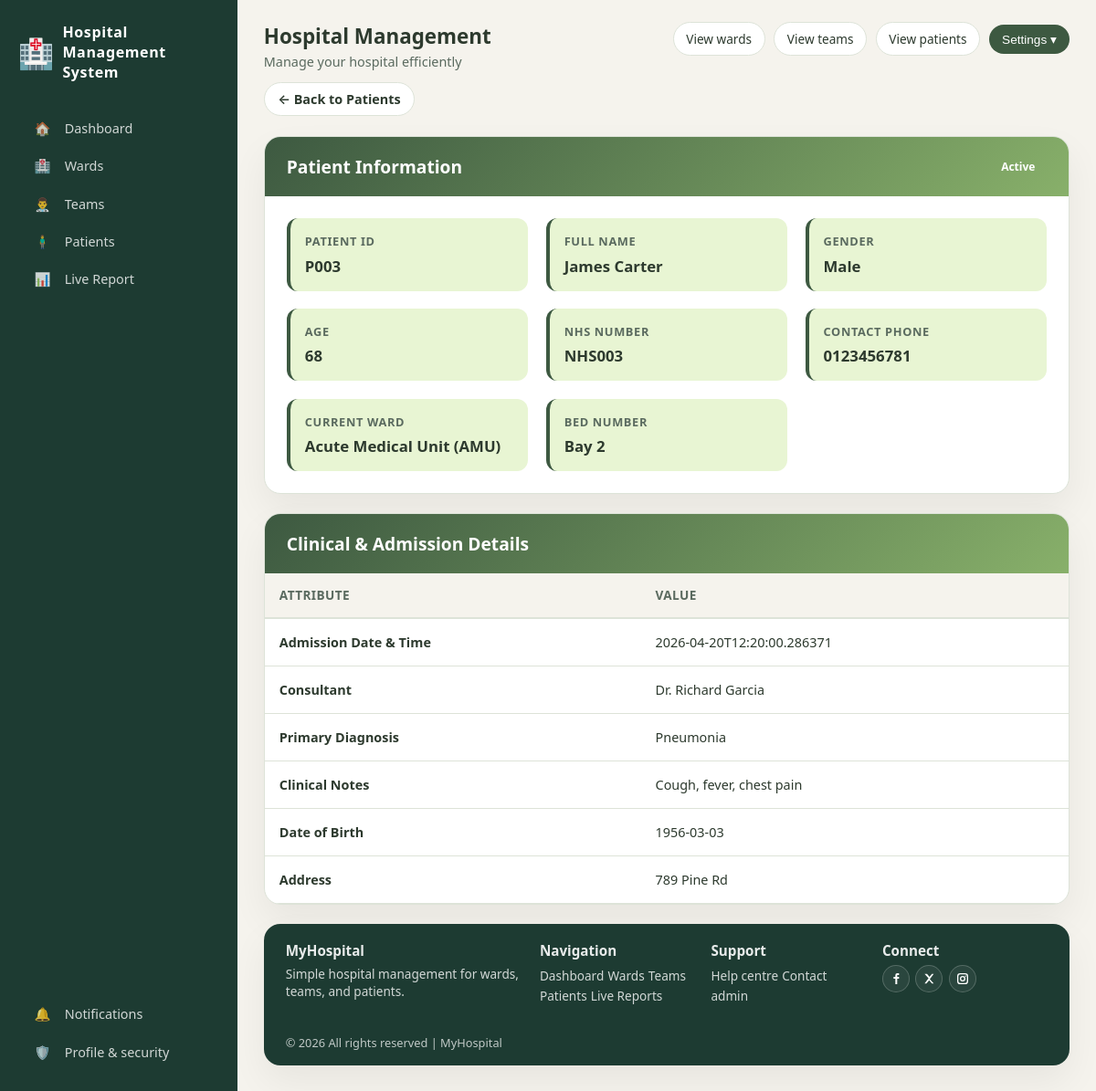
Page /patients/3 (signed in) on the committed database.
### tables this page shows
CREATE TABLE patients (
            id INTEGER PRIMARY KEY AUTOINCREMENT,
            name TEXT NOT NULL,
            dob TEXT,
            age INTEGER,
            gender TEXT,
            nhs_number TEXT,
            phone TEXT,
            address TEXT,
            admission_datetime TEXT NOT NULL,
            ward_id INTEGER,
            bed TEXT NOT NULL,
            doctor_id INTEGER,
            diagnosis TEXT NOT NULL,
            notes TEXT,
            status TEXT DEFAULT 'Active',
            discharged_at TIMESTAMP,
            created_at TIMESTAMP DEFAULT CURRENT_TIMESTAMP,
            FOREIGN KEY (ward_id) REFERENCES wards (id),
            FOREIGN KEY (doctor_id) REFERENCES doctors (id)
        );

CREATE TABLE wards (
            id INTEGER PRIMARY KEY AUTOINCREMENT,
            name TEXT NOT NULL,
            code TEXT,
            type TEXT,
            capacity INTEGER NOT NULL,
            occupied INTEGER DEFAULT 0,
            lead_consultant TEXT,
            status TEXT DEFAULT 'active',
            gender_type TEXT DEFAULT 'Mixed',
            created_at TIMESTAMP DEFAULT CURRENT_TIMESTAMP
        );

CREATE TABLE doctors (
            id INTEGER PRIMARY KEY AUTOINCREMENT,
            name TEXT NOT NULL,
            specialty TEXT NOT NULL,
            grade TEXT DEFAULT 'Consultant',
            on_duty BOOLEAN DEFAULT 1,
            team_id INTEGER,
            ward_id INTEGER,
            pager TEXT,
            email TEXT,
            created_at TIMESTAMP DEFAULT CURRENT_TIMESTAMP,
            FOREIGN KEY (team_id) REFERENCES teams (id),
            FOREIGN KEY (ward_id) REFERENCES wards (id)
        );

### app.py (the view)
@app.route("/patients/<int:patient_id>")
@login_required
def patient_detail(patient_id):
    conn = get_db_connection()
    patient = conn.execute(
        """
        SELECT p.*, w.name as ward_name, d.name as doctor_name
        FROM patients p
        LEFT JOIN wards w ON p.ward_id = w.id
        LEFT JOIN doctors d ON p.doctor_id = d.id
        WHERE p.id = ?
        """, (patient_id,)
    ).fetchone()
    treatments = conn.execute(
        "SELECT * FROM treatments WHERE patient_id = ? ORDER BY date DESC",
        (patient_id,)
    ).fetchall()
    conn.close()
    if patient is None:
        return redirect(url_for("patients_page"))
    return render_template("patient-detail.html", patient=patient, treatments=treatments)

### app.py (called while the page is built)
@app.context_processor
def inject_user():
    return dict(user_role=session.get('role'), user_id=session.get('user_id'))

def login_required(f):
    @wraps(f)
    def decorated(*args, **kwargs):
        if not session.get("user_id"):
            return redirect(url_for("login_page"))
        return f(*args, **kwargs)
    return decorated

def get_db_connection():
    conn = sqlite3.connect(DATABASE_PATH)
    conn.row_factory = sqlite3.Row
    return conn

### templates/patient-detail.html (shortened to what this page needs)
{% extends "base.html" %}
{% block extra_css %}
<link rel="stylesheet" href="/static/css/patient-detail.css">
{% endblock %}
{% block content %}
<div class="top-left-row">
  <a href="/patients" class="back-btn">← Back to Patients</a>
</div>
<br>
<section class="content-section">
  <div class="info-card">
    <div class="info-card-header">
      <h2>Patient Information</h2>
      <span class="status-badge {{ patient.status|lower }}">{{ patient.status }}</span>
    </div>
    <div class="patient-info-grid">
      <div class="info-item">
        <span class="info-label">Patient ID</span>
        <span class="info-value">P{{ "%03d"|format(patient.id) }}</span>
      </div>
      <div class="info-item">
        <span class="info-label">Full Name</span>
        <span class="info-value">{{ patient.name }}</span>
      </div>
      <div class="info-item">
        <span class="info-label">Gender</span>
        <span class="info-value">{{ patient.gender }}</span>
      </div>
      <div class="info-item">
        <span class="info-label">Age</span>
        <span class="info-value">{{ patient.age }}</span>
      </div>
      <div class="info-item">
        <span class="info-label">NHS Number</span>
        <span class="info-value">{{ patient.nhs_number or 'Not recorded' }}</span>
      </div>
      <div class="info-item">
        <span class="info-label">Contact Phone</span>
        <span class="info-value">{{ patient.phone or 'Not provided' }}</span>
      </div>
      <div class="info-item">
        <span class="info-label">Current Ward</span>
        <span class="info-value">{{ patient.ward_name or 'Unassigned' }}</span>
      </div>
      <div class="info-item">
        <span class="info-label">Bed Number</span>
        <span class="info-value">{{ patient.bed }}</span>
      </div>
    </div>
  </div>
</section>
<section class="content-section">
  <div class="data-card">
    <div class="data-card-header">
      <h2>Clinical & Admission Details</h2>
    </div>
    <div class="table-wrapper">
      <table class="data-table">
        <thead>
          <tr>
            <th>Attribute</th>
            <th>Value</th>
          </tr>
        </thead>
        <tbody>
          <tr>
            <td><strong>Admission Date & Time</strong></td>
            <td>{{ patient.admission_datetime }}</td>
          </tr>
          <tr>
            <td><strong>Consultant</strong></td>
            <td>{{ patient.doctor_name or 'Unassigned' }}</td>
          </tr>
          <tr>
            <td><strong>Primary Diagnosis</strong></td>
            <td>{{ patient.diagnosis }}</td>
          </tr>
          <tr>
            <td><strong>Clinical Notes</strong></td>
            <td>{{ patient.notes or 'No clinical notes recorded.' }}</td>
          </tr>
          <tr>
            <td><strong>Date of Birth</strong></td>
            <td>{{ patient.dob or 'Not recorded' }}</td>
          </tr>
          <tr>
            <td><strong>Address</strong></td>
            <td>{{ patient.address or 'Not recorded' }}</td>
          </tr>
        </tbody>
      </table>
    </div>
  </div>
</section>
{% endblock %}

### static/css/base.css (style rules this page uses)
* { box-sizing: border-box; }
html[data-theme="light"] { --bg-page: #f5f3ed; --bg-main: #ffffff; --bg-hero: #e8f5d3; --bg-feature: #f5f3ed; --bg-card: #ffffff; --bg-sidebar: #1d3b32; --bg-pill: #d9edcf; --text-main: #2d3a2e; --text-muted: #5a6a5f; --text-invert: #ffffff; --accent: #3d5941; --accent-soft: #6c8f5f; --accent-pill: #325037; --border-subtle: #dde3d8; --shadow-soft: 0 18px 40px rgba(0, 0, 0, 0.06); }
html, body { margin: 0; padding: 0; height: 100%; overflow: hidden; font-family: system-ui, -apple-system, BlinkMacSystemFont, "Segoe UI", sans-serif; background: var(--bg-page); color: var(--text-main); }
.top-left-row { display: flex; align-items: center; gap: 0.8rem; }

### static/css/patient-detail.css (style rules this page uses)
.back-btn { padding: 0.5rem 0.9rem; border-radius: 999px; background: var(--bg-main); border: 1px solid var(--border-subtle); color: var(--text-main); text-decoration: none; font-size: 0.9rem; font-weight: 600; transition: all 0.2s; }
.content-section { margin-bottom: 1.3rem; }
.info-card { background: var(--bg-card); border-radius: 18px; box-shadow: var(--shadow-soft); border: 1px solid var(--border-subtle); overflow: hidden; }
.info-card-header { padding: 1.2rem 1.5rem; background: linear-gradient(135deg, #3d5941, #88b06a); color: white; display: flex; justify-content: space-between; align-items: center; }
.info-card-header h2 { margin: 0; font-size: 1.2rem; }
.patient-info-grid { display: grid; grid-template-columns: repeat(3, 1fr); gap: 1.2rem; padding: 1.5rem; }
.info-item { display: flex; flex-direction: column; gap: 0.4rem; padding: 1rem; background: var(--bg-hero); border-radius: 12px; border-left: 4px solid var(--accent); }
.info-label { font-size: 0.8rem; color: var(--text-muted); font-weight: 600; text-transform: uppercase; letter-spacing: 0.05em; }
.info-value { font-size: 1.05rem; color: var(--text-main); font-weight: 600; }
.status-badge { display: inline-block; padding: 0.3rem 0.8rem; border-radius: 999px; font-size: 0.75rem; font-weight: 600; }
.data-card { background: var(--bg-card); border-radius: 18px; box-shadow: var(--shadow-soft); border: 1px solid var(--border-subtle); overflow: hidden; }
.data-card-header { padding: 1.2rem 1.5rem; background: linear-gradient(135deg, #3d5941, #88b06a); color: white; display: flex; justify-content: space-between; align-items: center; }
.data-card-header h2 { margin: 0; font-size: 1.2rem; }
.table-wrapper { overflow-x: auto; }
.data-table { width: 100%; border-collapse: collapse; }
.data-table thead { background: var(--bg-feature); }
.data-table thead th { padding: 0.9rem 1rem; text-align: left; font-size: 0.85rem; font-weight: 600; color: var(--text-muted); text-transform: uppercase; letter-spacing: 0.03em; border-bottom: 2px solid var(--border-subtle); }
.data-table tbody tr { border-bottom: 1px solid var(--border-subtle); transition: background 0.2s ease; }
.data-table tbody td { padding: 1rem; font-size: 0.9rem; color: var(--text-main); }

### rows in the picture
patients: status "Active", id "003", name "James Carter", gender "Male", age "68", nhs_number "NHS003", phone "0123456781", bed "Bay 2", admission_datetime "2026-04-20T12:20:00.286371", diagnosis "Pneumonia", notes "Cough, fever, chest pain", dob "1956-03-03", address "789 Pine Rd"
wards: name "Acute Medical Unit (AMU)"
doctors: name "Dr. Richard Garcia"
